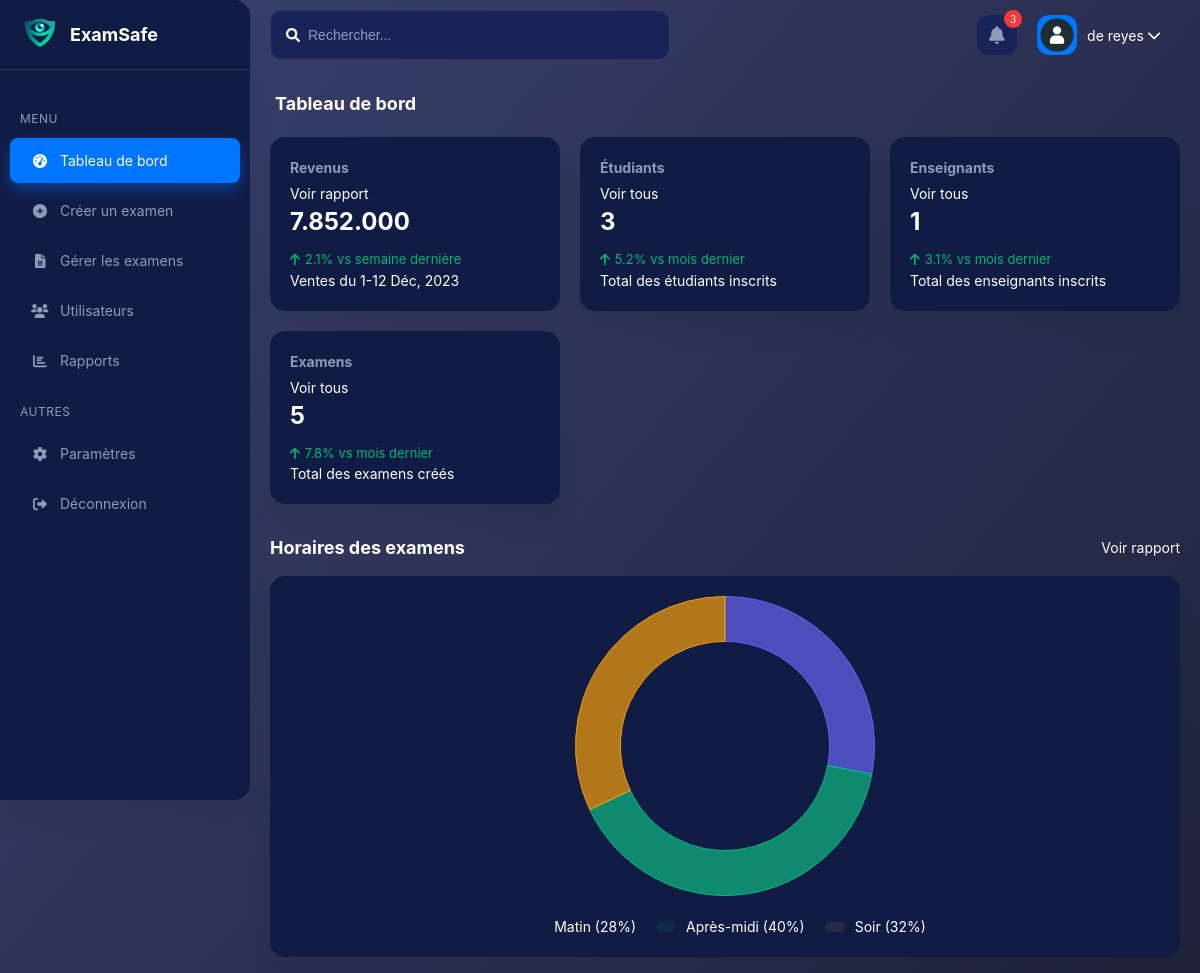
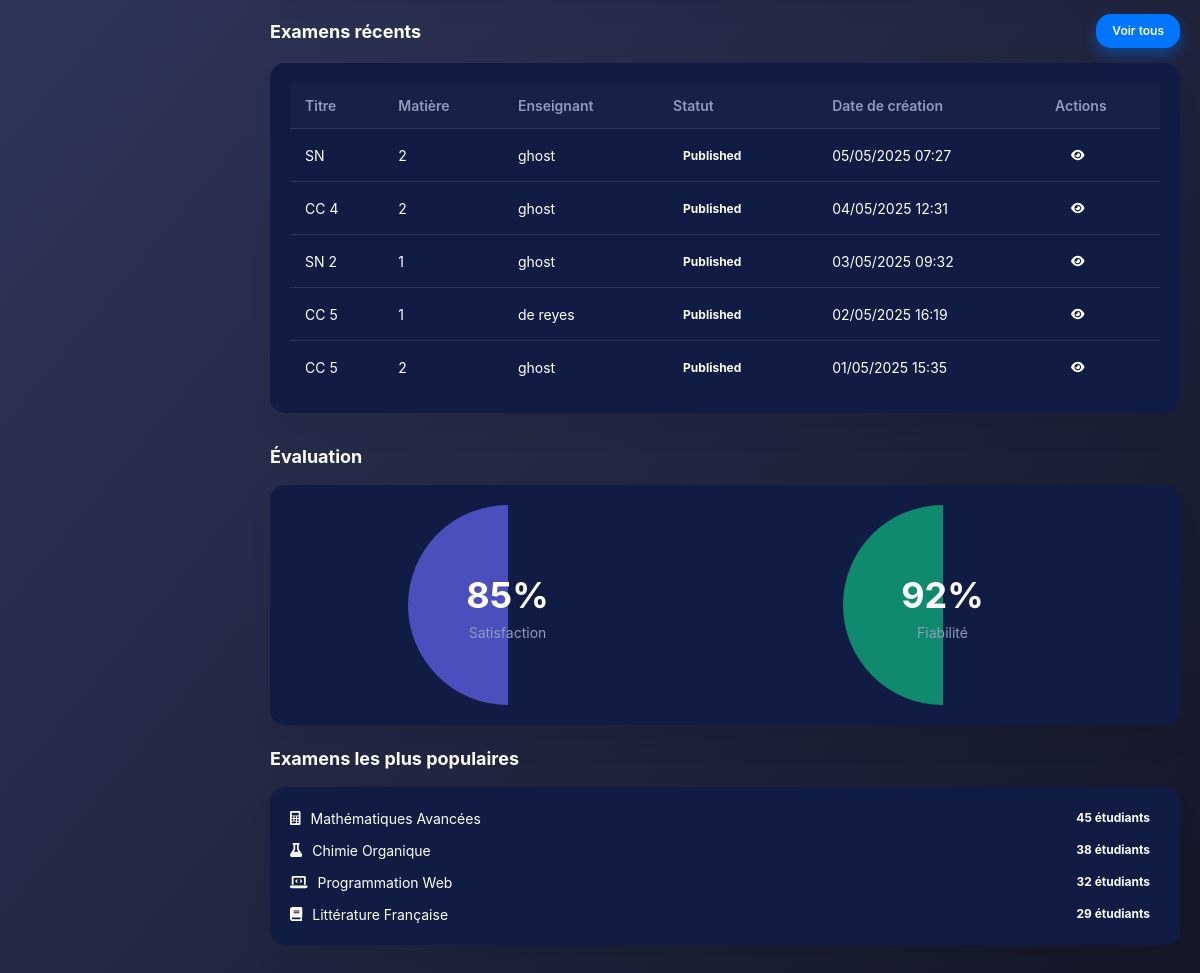
The app's page /admin/index.php (signed in) with its own data (2 pictures, top to bottom).
### tables this page shows
CREATE TABLE `exams` (
  `id` int NOT NULL,
  `title` varchar(255) NOT NULL,
  `description` text,
  `subject` int NOT NULL,
  `course_id` int DEFAULT NULL,
  `duration` int NOT NULL COMMENT 'en minutes',
  `passing_score` int NOT NULL COMMENT 'en pourcentage',
  `start_date` datetime DEFAULT NULL,
  `end_date` datetime DEFAULT NULL,
  `is_proctored` tinyint(1) NOT NULL DEFAULT '0',
  `status` enum('draft','published','scheduled','completed') NOT NULL DEFAULT 'draft',
  `created_by` int DEFAULT NULL,
  `created_at` datetime NOT NULL DEFAULT CURRENT_TIMESTAMP,
  `updated_at` datetime DEFAULT NULL ON UPDATE CURRENT_TIMESTAMP,
  `teacher_id` int DEFAULT NULL,
  `has_essay` int DEFAULT NULL,
  `randomize_questions` int DEFAULT NULL,
  `show_results` int DEFAULT NULL,
  `allow_retake` int DEFAULT NULL,
  `max_retakes` int DEFAULT NULL,
  `enable_face_recognition` int DEFAULT NULL,
  `enable_eye_tracking` int DEFAULT NULL,
  `enable_audio_monitoring` int DEFAULT NULL,
  `enable_screen_monitoring` int DEFAULT NULL,
  `question_count` int DEFAULT NULL,
  `proctoring_enabled` int DEFAULT NULL,
  `proctoring_settings` json DEFAULT NULL
);

CREATE TABLE `users` (
  `id` int NOT NULL,
  `username` varchar(50) DEFAULT 'user',
  `password` varchar(255) NOT NULL,
  `email` varchar(100) NOT NULL,
  `first_name` varchar(50) DEFAULT 'user_firstname',
  `last_name` varchar(50) DEFAULT 'user_lastname',
  `role` enum('admin','teacher','student') NOT NULL DEFAULT 'student',
  `role_id` int DEFAULT NULL,
  `status` enum('active','inactive','suspended') NOT NULL DEFAULT 'active',
  `profile_image` varchar(255) DEFAULT NULL,
  `created_at` datetime NOT NULL DEFAULT CURRENT_TIMESTAMP,
  `updated_at` datetime DEFAULT NULL ON UPDATE CURRENT_TIMESTAMP,
  `last_login` datetime DEFAULT NULL,
  `full_name` text NOT NULL,
  `teacher_id` int DEFAULT NULL,
  `created_by` int DEFAULT NULL,
  `updated_by` text,
  `phone` double DEFAULT NULL,
  `bio` text
);

### admin/index.php (the view, shortened to what this page needs)
<?php
require_once '../includes/auth.php';
$totalStudents = $conn->query("SELECT COUNT(*) as count FROM users WHERE role = 'student'")->fetch_assoc()['count'];
$totalTeachers = $conn->query("SELECT COUNT(*) as count FROM users WHERE role = 'teacher'")->fetch_assoc()['count'];
$totalExams = $conn->query("SELECT COUNT(*) as count FROM exams")->fetch_assoc()['count'];
$recentExams = $conn->query("
    SELECT
        e.id,
        e.title,
        e.subject,
        e.status,
        e.created_at,
        u.username as teacher_name
    FROM exams e
    JOIN users u ON e.teacher_id = u.id
    ORDER BY e.created_at DESC
    LIMIT 5
");
include 'includes/header.php';
?>
<h1 class="page-title" style="margin-bottom: 20px; margin-left: 5px">Tableau de bord</h1>
<div class="stats-grid">
    <div class="stat-card">
        <div class="stat-header">
            <h3 class="stat-title">Revenus</h3>
            <a href="reports.php" class="text-primary">Voir rapport</a>
        </div>
        <div class="stat-value">7.852.000</div>
        <div class="stat-trend trend-up">
            <i class="fas fa-arrow-up trend-icon"></i> 2.1% vs semaine dernière
        </div>
        <div class="stat-period">Ventes du 1-12 Déc, 2023</div>
    </div>
    <div class="stat-card">
        <div class="stat-header">
            <h3 class="stat-title">Étudiants</h3>
            <a href="users.php?role=student" class="text-primary">Voir tous</a>
        </div>
        <div class="stat-value"><?php echo $totalStudents; ?></div>
        <div class="stat-trend trend-up">
            <i class="fas fa-arrow-up trend-icon"></i> 5.2% vs mois dernier
        </div>
        <div class="stat-period">Total des étudiants inscrits</div>
    </div>
    <div class="stat-card">
        <div class="stat-header">
            <h3 class="stat-title">Enseignants</h3>
            <a href="users.php?role=teacher" class="text-primary">Voir tous</a>
        </div>
        <div class="stat-value"><?php echo $totalTeachers; ?></div>
        <div class="stat-trend trend-up">
            <i class="fas fa-arrow-up trend-icon"></i> 3.1% vs mois dernier
        </div>
        <div class="stat-period">Total des enseignants inscrits</div>
    </div>
    <div class="stat-card">
        <div class="stat-header">
            <h3 class="stat-title">Examens</h3>
            <a href="manage-exams.php" class="text-primary">Voir tous</a>
        </div>
        <div class="stat-value"><?php echo $totalExams; ?></div>
        <div class="stat-trend trend-up">
            <i class="fas fa-arrow-up trend-icon"></i> 7.8% vs mois dernier
        </div>
        <div class="stat-period">Total des examens créés</div>
    </div>
</div>
<div class="section">
    <div class="section-header">
        <h2 class="section-title">Horaires des examens</h2>
        <div class="section-actions">
            <a href="reports.php" class="text-primary">Voir rapport</a>
        </div>
    </div>
    <div class="card">
        <div class="card-body">
            <div class="chart-container">
                <canvas id="examTimeChart"></canvas>
            </div>
            <div class="d-flex justify-content-center gap-20 mt-20">
                <div class="d-flex align-items-center gap-10">
                    <span class="badge badge-primary"></span>
                    <span>Matin (28%)</span>
                </div>
                <div class="d-flex align-items-center gap-10">
                    <span class="badge badge-success"></span>
                    <span>Après-midi (40%)</span>
                </div>
                <div class="d-flex align-items-center gap-10">
                    <span class="badge badge-warning"></span>
                    <span>Soir (32%)</span>
                </div>
            </div>
        </div>
    </div>
</div>
<div class="section">
    <div class="section-header">
        <h2 class="section-title">Examens récents</h2>
        <div class="section-actions">
            <a href="manage-exams.php" class="btn btn-primary btn-sm">Voir tous</a>
        </div>
    </div>
    <div class="card">
        <div class="card-body">
            <div class="table-responsive">
                <table class="admin-table">
                    <thead>
                        <tr>
                            <th>Titre</th>
                            <th>Matière</th>
                            <th>Enseignant</th>
                            <th>Statut</th>
                            <th>Date de création</th>
                            <th>Actions</th>
                        </tr>
                    </thead>
                    <tbody>
                        <?php if ($recentExams->num_rows > 0): ?>
                            <?php while ($exam = $recentExams->fetch_assoc()): ?>
                                <tr>
                                    <td><?php echo htmlspecialchars($exam['title']); ?></td>
                                    <td><?php echo htmlspecialchars($exam['subject']); ?></td>
                                    <td><?php echo htmlspecialchars($exam['teacher_name']); ?></td>
                                    <td>
                                        <span class="badge badge-<?php echo getStatusClass($exam['status']); ?>">
                                            <?php echo ucfirst($exam['status']); ?>
                                        </span>
                                    </td>
                                    <td><?php echo date('d/m/Y H:i', strtotime($exam['created_at'])); ?></td>
                                    <td>
                                        <a href="view-exam.php?id=<?php echo $exam['id']; ?>" class="btn btn-info btn-sm">
                                            <i class="fas fa-eye"></i>
                                        </a>
                                    </td>
                                </tr>
                            <?php endwhile; ?>
                        <?php else: ?>
                            <tr>
                                <td colspan="6" class="text-center">Aucun examen récent</td>
                            </tr>
                        <?php endif; ?>
                    </tbody>
                </table>
            </div>
        </div>
    </div>
</div>
<div class="section">
    <div class="row">
        <div class="col-md-6">
            <div class="section-header">
                <h2 class="section-title">Évaluation</h2>
            </div>
            <div class="card">
                <div class="card-body">
                    <div class="d-flex justify-content-center">
                        <div class="donut-chart">
                            <div class="donut-label">
                                <div class="donut-percent">85%</div>
                                <div class="donut-title">Satisfaction</div>
                            </div>
                        </div>
                        <div class="donut-chart">
                            <div class="donut-label">
                                <div class="donut-percent">92%</div>
                                <div class="donut-title">Fiabilité</div>
                            </div>
                        </div>
                    </div>
                </div>
            </div>
        </div>
        <div class="col-md-6">
            <div class="section-header">
                <h2 class="section-title">Examens les plus populaires</h2>
            </div>
            <div class="card">
                <div class="card-body">
                    <ul class="popular-exams-list">
                        <li class="d-flex justify-content-between align-items-center mb-10">
                            <div class="d-flex align-items-center gap-10">
                                <div class="exam-icon">
                                    <i class="fas fa-calculator"></i>
                                </div>
                                <span>Mathématiques Avancées</span>
                            </div>
                            <span class="badge badge-primary">45 étudiants</span>
                        </li>
                        <li class="d-flex justify-content-between align-items-center mb-10">
                            <div class="d-flex align-items-center gap-10">
                                <div class="exam-icon">
                                    <i class="fas fa-flask"></i>
                                </div>
                                <span>Chimie Organique</span>
                            </div>
                            <span class="badge badge-primary">38 étudiants</span>
                        </li>
                        <li class="d-flex justify-content-between align-items-center mb-10">
                            <div class="d-flex align-items-center gap-10">
                                <div class="exam-icon">
                                    <i class="fas fa-laptop-code"></i>
                                </div>
                                <span>Programmation Web</span>
                            </div>
                            <span class="badge badge-primary">32 étudiants</span>
                        </li>
                        <li class="d-flex justify-content-between align-items-center">
                            <div class="d-flex align-items-center gap-10">
                                <div class="exam-icon">
                                    <i class="fas fa-book"></i>
                                </div>
                                <span>Littérature Française</span>
                            </div>
                            <span class="badge badge-primary">29 étudiants</span>
                        </li>
                    </ul>
                </div>
            </div>
        </div>
    </div>
</div>
<script>
document.addEventListener('DOMContentLoaded', function() {
    // Graphique pour les horaires d'examens
    const examTimeCtx = document.getElementById('examTimeChart').getContext('2d');
    const examTimeChart = new Chart(examTimeCtx, {
        type: 'doughnut',
        data: {
            labels: ['Matin', 'Après-midi', 'Soir'],
            datasets: [{
                data: [28, 40, 32],
                backgroundColor: [
                    'rgba(99, 102, 241, 0.7)',
                    'rgba(16, 185, 129, 0.7)',
                    'rgba(245, 158, 11, 0.7)'
                ],
                borderColor: [
                    'rgba(99, 102, 241, 1)',
                    'rgba(16, 185, 129, 1)',
                    'rgba(245, 158, 11, 1)'
                ],
                borderWidth: 1
            }]
        },
        options: {
            responsive: true,
            maintainAspectRatio: false,
            plugins: {
                legend: {
                    display: false
                }
            },
            cutout: '70%'
        }
    });
    // Helper function for status badges
    function getStatusClass(status) {
        switch(status) {
            case 'active':
                return 'success';
            case 'draft':
                return 'warning';
            case 'completed':
                return 'info';
            default:
                return 'secondary';
        }
    }
});
</script>
<?php
function getStatusClass($status) {
    switch($status) {
        default:
            return 'secondary';
    }
}
?>
<?php include 'includes/footer.php'; ?>

### records on screen
exams: title "SN", subject "2", created_by.username "ghost", status "Published", created_at "05/05/2025 07:27"
exams: title "CC 4", subject "2", created_by.username "ghost", status "Published", created_at "04/05/2025 12:31"
exams: title "SN 2", subject "1", created_by.username "ghost", status "Published", created_at "03/05/2025 09:32"
exams: title "CC 5", subject "1", created_by.username "de reyes", status "Published", created_at "02/05/2025 16:19"
exams: title "CC 5", subject "2", created_by.username "ghost", status "Published", created_at "01/05/2025 15:35"

### other values on screen
$_SESSION['username'] "de reyes"
$totalStudents "3"
$totalTeachers "1"
$totalExams "5"
